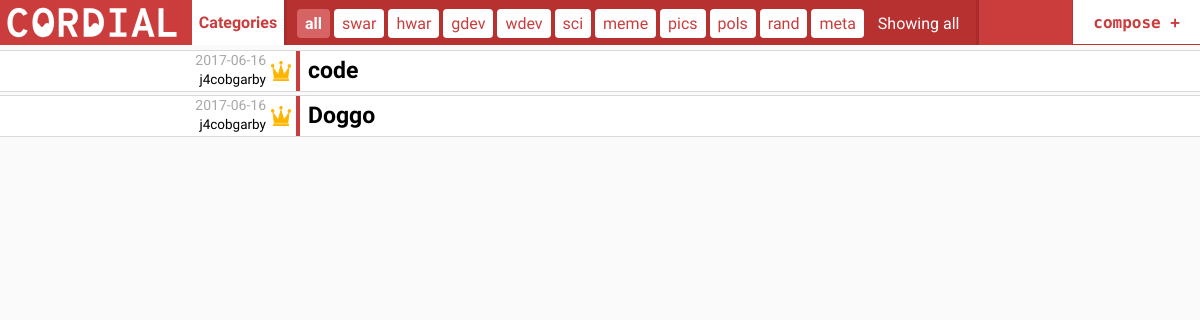
/Cordial/index.php (signed in), run on an earlier commit of the app's database.
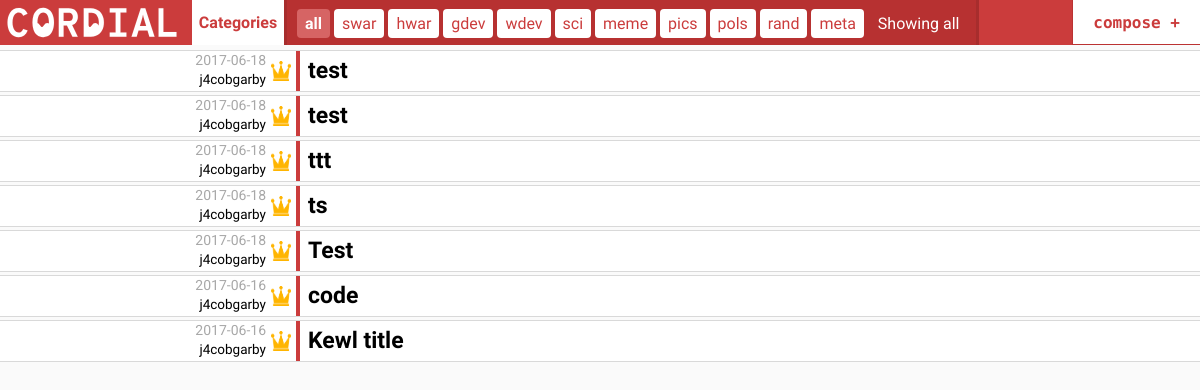
And on a later commit of the database.
### tables this page shows
CREATE TABLE `posts` (
  `post_id` int(11) NOT NULL,
  `user_id` int(11) NOT NULL COMMENT 'from `users`',
  `date_posted` date NOT NULL,
  `category` set('swar','hwar','gdev','wdev','sci','meme','pics','pols','rand','meta') NOT NULL,
  `title` tinytext NOT NULL,
  `content` text NOT NULL,
  `likes` int(11) NOT NULL DEFAULT '0',
  `views` int(11) NOT NULL DEFAULT '0'
);

CREATE TABLE `users` (
  `user_id` int(11) NOT NULL,
  `username` tinytext NOT NULL,
  `password` tinytext NOT NULL COMMENT 'SHA-256',
  `date_joined` date NOT NULL,
  `is_admin` tinyint(1) NOT NULL COMMENT '0 = false, nonzero = true',
  `bio` tinytext NOT NULL
);

### Cordial/index.php (the view, shortened to what this page needs)
<?php require 'phpneed.php'; ?>
<!DOCTYPE php>
<html>
  <head>
    <?php
      $selectallcats = "SELECT user_id, post_id, date_posted, category, title,
      content, likes, views, username, is_admin
      FROM `posts` NATURAL JOIN `users` ORDER BY post_id DESC LIMIT 500";
      $connect = mysqli_connect($host_name, $user_name, $password, $database);
      if (!empty($_GET)) {
        $user_category = $_GET["cat"];
        if ($user_category == 'all') {
          $sql = $selectallcats;
        } else {
          $sql = "SELECT user_id, post_id, date_posted, category, title, content,
          likes, views, username, is_admin
          FROM `posts` NATURAL JOIN `users` WHERE category = '".$user_category."'
          ORDER BY post_id DESC";
        }
      } else {
        $sql = $selectallcats;
      }
      $result = mysqli_query($connect, $sql);
    ?>
    <link rel="stylesheet" href="styles/homepage.css">
  </head>
  <body>
    <?php require 'rootheader.php'; ?>
    <div class="postview" id="postview">
      <?php
  		  while($row = mysqli_fetch_assoc($result)) {
          echo '
          <div class="post">
            <div class="post-user hoverpointer" onclick="location.href=\'user?id='.$row["user_id"].'\'">
              '.($row["is_admin"] == 1 ? '<img title="Admin" src="assets/admin-icon.png" />' : '<img title="User" src="assets/user-icon.png" />').'
              <div class="user-info">
                <span class="date-posted">'.$row["date_posted"].'</span>
                <br />
                <span class="username">'.$row["username"].'</span>
              </div>
            </div>
            <span class="title hoverpointer" onclick="location.href=\'post?id='.$row["post_id"].'\'">'.
            $row["title"]
            .'
            </span>
          </div>
          ';
  		  }
      ?>
    </div>
  </body>
</html>

### Cordial/rootheader.php (shortened to what this page needs)
<?php
  echo '
  <div class="header-wrapper">
    <img class="logo" src="assets/logobig-white.svg" onclick="location.href=\'?cat=all\'" />
    <span onclick="togglescroll();position == \'up\' ? this.innerHTML = \'Categories\' : this.innerHTML = \'User\';"
          class="label noselect">
      Categories
    </span>
    <div class="scroller-wrapper">
      <div id="panel" class="scroller-panel">
        <a title="All" class="all" href="?cat=all"><b>all</b></a>
        <a title="Software"    href="?cat=swar">swar</a>
        <a title="Hardware"    href="?cat=hwar">hwar</a>
        <a title="Game Dev"    href="?cat=gdev">gdev</a>
        <a title="Web Dev"     href="?cat=wdev">wdev</a>
        <a title="Science"       href="?cat=sci">sci</a>
        <a title="Memes"       href="?cat=meme">meme</a>
        <a title="Pictures"    href="?cat=pics">pics</a>
        <a title="Politics"    href="?cat=pols">pols</a>
        <a title="Random"      href="?cat=rand">rand</a>
        <a title="Meta"        href="?cat=meta">meta</a>
        <span class="category-show">'.(isset($_GET["cat"]) ? $category_expand[$_GET["cat"]] : "Showing all").'</span>
        <br />
        '.(isset($_SESSION["login-id"]) ? '<a href="log_out">Log out</a>' : '<a href="login">sign in</a>').'
        <a href="register">Register</a>
        <a href="user/?id='.$_SESSION["login-id"].'">Your profile</a>
        <a href="search">Search users</a>';
  echo '
      </div>!
    </div>
    <span onclick="location.href=\'compose\'" class="hoverpointer compose">compose +</span>
  </div>
  ';
?>

### Cordial/styles/homepage.css (style rules this page uses)
* { font-family: Roboto; }
html, body { margin: 0; padding: 0; background-color: #fafafa; }
span.category-show { margin-left: 10px; margin-right: 7px; }
div.header-wrapper { height: 45px; background-color: #cb3c3c; line-height: 45px; color: white; overflow: hidden; user-select: none; vertical-align: middle; }
div.header-wrapper img.logo { margin-left: 2px; height: 45px; display: block; float: left; margin-right: 10px; }
div.header-wrapper span.label { font-family: 'Roboto Condensed'; background-color: white; font-weight: bold; padding: 0px 6px; width: 80px; text-align: center; color: #cb3c3c; float: left; display: block; height: 45px; line-height: 45px; }
div.header-wrapper span.compose { z-index: 1; border-left: 1px solid #bb3232; border-bottom: 1px solid #bb3232; background-color: white; color: #cb3c3c; display: block; text-align: center; height: 45px; line-height: 45px; font-weight: bold; font-family: 'Overpass Mono'; position: fixed; box-sizing: border-box; right: 0; top: 0; padding-left: 20px; padding-right: 20px; }
div.header-wrapper div.scroller-wrapper { background-color: #b73131; height: 45px; margin-left: 0px; overflow: hidden; display: inline-block; padding: 0 10px; border-left: 3px solid #a72d2d; border-right: 3px solid #a72d2d; }
div.header-wrapper div.scroller-panel { height: 90px; line-height: 45px; animation-fill-mode: forwards; animation-duration: 0.3s; margin-top: 1px; }
div.header-wrapper div.scroller-panel a { font-family: 'Roboto Condensed'; background-color: white; color: #cb3c3c; padding: 5px 8px; border-radius: 4px; text-decoration: none; box-sizing: border-box; }
div.header-wrapper div.scroller-panel a.all { background-color: #d66464; color: white; }
div.postview { padding-top: 5px; }
div.post { overflow: hidden; height: 40px; border-top: 1px solid #d9d9d9; border-bottom: 1px solid #d9d9d9; line-height: 40px; font-size: 23px; font-family: 'Roboto Condensed'; font-weight: bold; margin-bottom: 3px; background-color: white; }
div.post span.title { margin-left: 300px; font-family: 'Roboto Condensed'; width: 100% - 20px; display: block; white-space: nowrap; overflow: hidden; text-overflow: ellipsis; }
div.post div.post-user { box-sizing: border-box; font-weight: normal; width: 300px; height: 100%; border-right: 4px solid #cb3c3c; float: left; margin-right: 8px; line-height: 19px; font-size: 14px; }
div.post div.post-user img { float: right; height: 20px; width: 20px; margin-top: 10px; margin-right: 5px; }
div.post div.post-user div.user-info { float: right; text-align: right; margin-right: 5px; }
div.post div.post-user div.user-info span.date-posted { color: #a8a8a8; }
div.post div.post-user div.user-info span.username { font-size: 13.5px; font-family: 'Roboto Condensed' !important; }
.noselect { -webkit-touch-callout: none; -webkit-user-select: none; -khtml-user-select: none; -moz-user-select: none; -ms-user-select: none; user-select: none; }

What changed in the data, as far as the page shows it:
added posts: date_posted "2017-06-18", user.username "j4cobgarby", title "test"
added posts: date_posted "2017-06-18", user.username "j4cobgarby", title "test"
added posts: date_posted "2017-06-18", user.username "j4cobgarby", title "ttt"
added posts: date_posted "2017-06-18", user.username "j4cobgarby", title "ts"
added posts: date_posted "2017-06-18", user.username "j4cobgarby", title "Test"
changed posts: title "Doggo" → "Kewl title"
